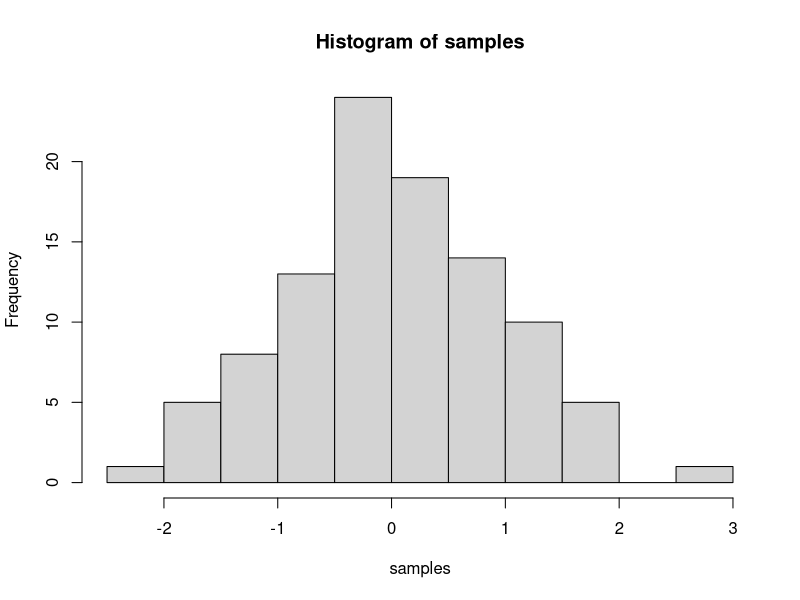
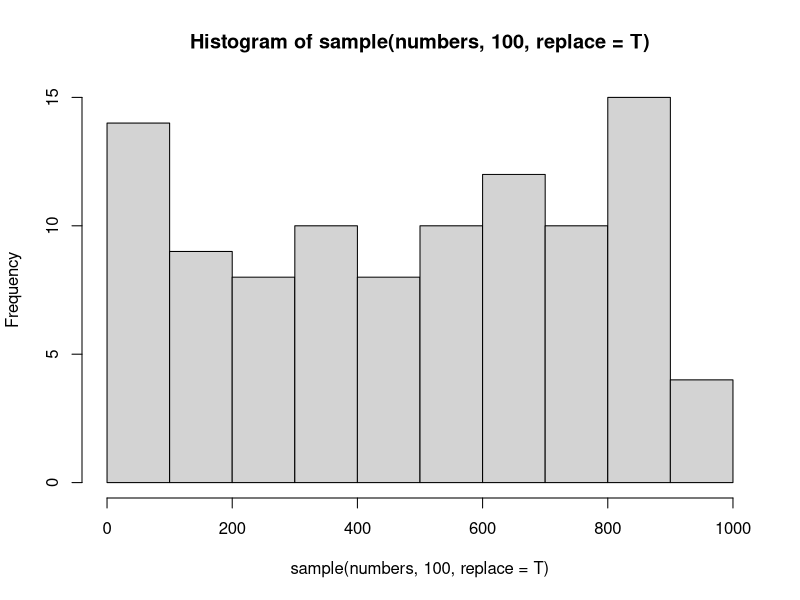

The R source for these figures, in order:
## ---- chunk 1
knitr::opts_chunk$set(message=FALSE,warning=FALSE, cache=TRUE)
## ---- chunk 2
samples <- rnorm(100, mean=0, sd=1)
hist(samples)
## ---- chunk 3
numbers <- 1:1000

# This will print the first 10 elements of the vector numbers
numbers[1:10]

# This will plot a histogram of 100 random elements of the vector numbers
hist(sample(numbers, 100, replace = T))
## ---- chunk 4
library(tidyverse)
library(readxl)
